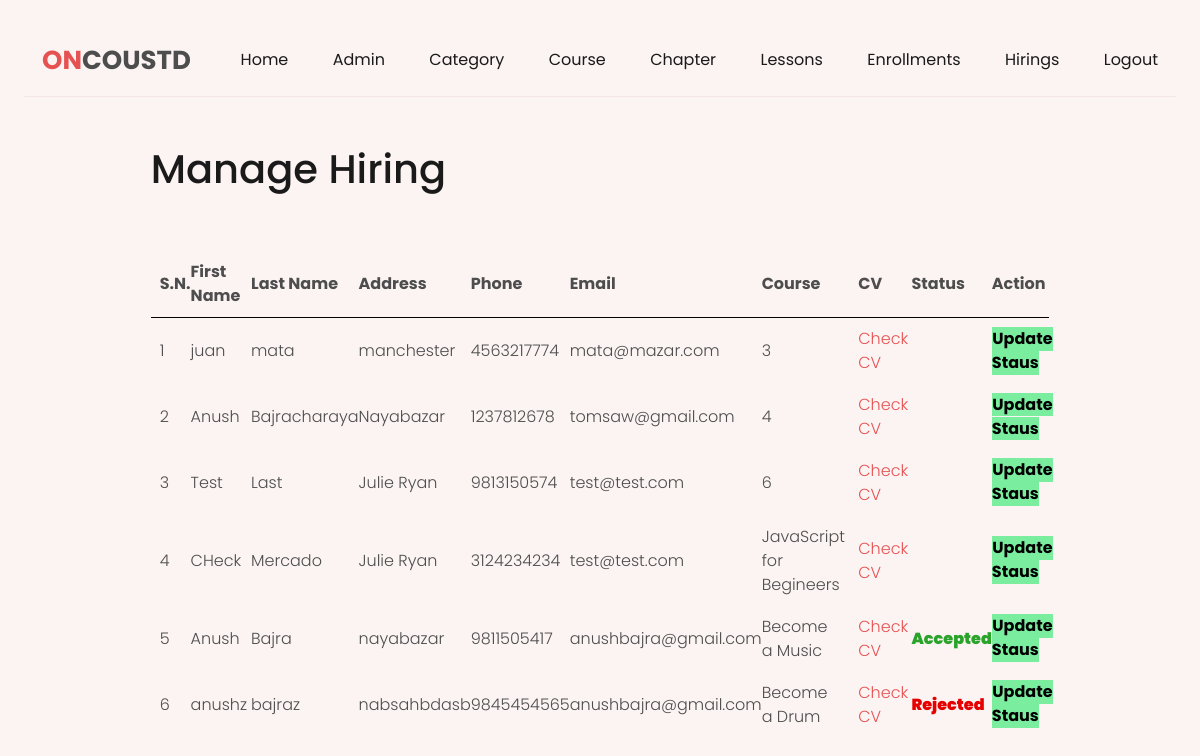
The app's page /admin/manage-hire.php (signed in) with its own data.
### tables this page shows
CREATE TABLE `tbl_instructor_enroll` (
  `id` int(11) NOT NULL,
  `first_name` varchar(200) NOT NULL,
  `last_name` varchar(200) NOT NULL,
  `address` varchar(200) NOT NULL,
  `phone` varchar(200) NOT NULL,
  `email` varchar(200) NOT NULL,
  `course` varchar(200) NOT NULL,
  `course_id` int(11) DEFAULT NULL,
  `cv` varchar(200) NOT NULL,
  `status` varchar(200) NOT NULL
);

### admin/manage-hire.php (the view, shortened to what this page needs)
<?php
include('admin-partials/header.php');
?>
<div class="main-content">
	<div class="wrapper">
		<h1>Manage Hiring</h1>
		<br><br>
			<table class="tbl-full">
				<tr>
					<th>S.N.</th>
					<th>First Name</th>
					<th>Last Name</th>
					<th>Address</th>
                    <th>Phone</th>
                    <th>Email</th>
                    <th>Course</th>
                    <th>CV</th>
					<th>Status</th>
					<th>Action</th>
				</tr>
				<?php
					$sql = "SELECT * FROM tbl_instructor_enroll";
					$res =  mysqli_query($conn,$sql);
					$count = mysqli_num_rows($res);
					$sn = 1;
					if($count>0)
					{
						while ($row = mysqli_fetch_assoc($res))
						{
							$id = $row['id'];
							$firstname = $row['first_name'];
                            $lastname = $row['last_name'];
                            $address = $row['address'];
                            $phone = $row['phone'];
                            $email = $row['email'];
                            $course = $row['course'];
                            $cv = $row['cv'];
							$status = $row['status'];
							?>
						<tr>
							<td><?php echo $sn++; ?></td>
							<td><?php echo $firstname; ?></td>
                            <td><?php echo $lastname; ?></td>
                            <td><?php echo $address; ?></td>
                            <td><?php echo $phone; ?></td>
							<td><?php echo $email; ?></td>
                            <td><?php echo $course; ?></td>
                            <td><a href="<?php echo SITEURL; ?>cv/<?php echo $cv ?>"  target="_blank">Check CV</a></td>
							<td class="fw-bold">
									<?php
									if ($status=="Pending")
									 {
									 	echo "<label style='color: #0099cc;'><b>$status</b></label>";
									}
									elseif ($status=="Accepted")
									{
										echo "<lable style='color: #29a329;'><b>$status</b></label>";
									}
									elseif ($status=="Rejected")
									{
										echo "<lable style='color: #e60000;'><b>$status</b></label>";
									}
									?>
							</td>
							<td><a href="<?php echo SITEURL; ?>admin/update-hire.php?id=<?php echo $id; ?>" class="btn-secondary">Update Staus</a> </td>
						</tr>
							<?php
						}
					}
					else
					{
						?>
						<tr>
							<td colspan="6"><div class="error">No New Application Found.</div></td>
						</tr>
						<?php
					}
				?>
			</table>
	</div>
</div>

### css/admin.css (style rules this page uses)
:root { --orange: hsl(36, 80%, 50%); --white: hsl(0, 0%, 100%); --WHITE: hsl(0, 0%, 100%); --BLACK: hsl(0, 0%, 0%); --black-90: hsl(0, 0%, 10%); --black-70: hsl(0, 0%, 30%); --black-alpha-40: hsl(0, 0%, 0%, 0.4); --yellow-light: hsl(44, 95%, 83%); --green-light: hsl(158, 68%, 75%); --red-light: hsl(0, 84%, 80%); --orange-light: hsl(22, 85%, 80%); --select-box-bg-color: hsl(0, 0%, 100%); --border-color-1: hsl(0, 0%, 90%); }
body { background-color: var(--body-bg-color); font-family: 'Poppins', sans-serif; font-size: 16px; font-weight: 300; color: var(--black-70); min-height: 100vh; overflow-x: hidden; }
a { color: var(--main-color); text-decoration: none; }
h1,h2,h3,h4,h5 { color: var(--black-90); line-height: 1.3; }
.wrapper { width: 80%; margin: 0 auto; padding: 1%; }
.tbl-full { width: 100%; }
table tr th { border-bottom: 1px solid black; padding: 1%; text-align: left; }
table tr td { padding: 1%; }
.btn-secondary { background-color: #7bed9f; padding: 1%; color: black; text-decoration: none; font-weight: bold; }
.main-content { padding: 3% 0; }

### css/colors/color-1.css (style rules this page uses)
:root { --hue-value-1:0; --hue-value-2:230; --main-color: hsl(var(--hue-value-1),74%, 61%); --button-hover-color: hsl(var(--hue-value-1), 57%, 53%); --body-bg-color:hsl(var(--hue-value-1), 63%, 97%); --border-color-2:hsl(var(--hue-value-1), 40%,93%); --shadow: 0 0 10px hsl(var(--hue-value-1), 40% , 90%); --body-gradient-bg-color-1: hsla(var(--hue-value-1), 100%, 50%,0.2); --body-gradient-bg-color-2: hsla(var(--hue-value-2), 100%, 50%,0.2); --decoration-bg-color-1: hsl(var(--hue-value-1), 100%, 70%); --decoration-bg-color-2: hsl(var(--hue-value-2), 100%, 70%); }

### records on screen
tbl_instructor_enroll: first_name "juan", last_name "mata", address "manchester", phone "4563217774", email "mata@mazar.com", course "3"
tbl_instructor_enroll: first_name "Anush", last_name "Bajracharaya", address "Nayabazar", phone "1237812678", email "tomsaw@gmail.com", course "4"
tbl_instructor_enroll: first_name "Test", last_name "Last", address "Julie Ryan", phone "9813150574", email "test@test.com", course "6"
tbl_instructor_enroll: first_name "CHeck", last_name "Mercado", address "Julie Ryan", phone "3124234234", email "test@test.com", course "JavaScript for Begineers"
tbl_instructor_enroll: first_name "Anush", last_name "Bajra", address "nayabazar", phone "9811505417", email "anushbajra@gmail.com", course "Become a Music", status "Accepted"
tbl_instructor_enroll: first_name "anushz", last_name "bajraz", address "nabsahbdasb", phone "9845454565", email "anushbajra@gmail.com", course "Become a Drum", status "Rejected"
